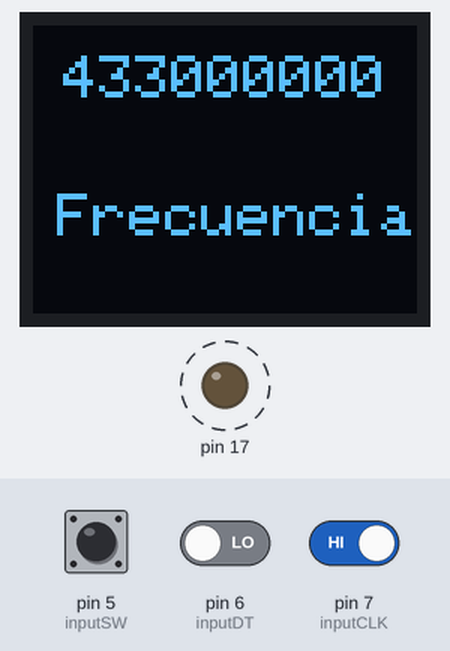
The sketch below on a simulated Arduino Uno, built with avr-gcc and run on an emulated ATmega328P. Parts: 64×48 one-colour display, output pins drawn as LEDs (lit = HIGH). Dashed ring = blinking. Inputs (shaded band) come from the test bench; at power-on: pin 7 (inputCLK) HIGH, pin 5 (inputSW) HIGH, pin 6 (inputDT) LOW. No radio packets arrive unless stated; what the sketch prints to the serial monitor is not drawn.

Above: at 3.2 s.
3.3 s: pin 7 (inputCLK) driven LOW
At 8.57 s:
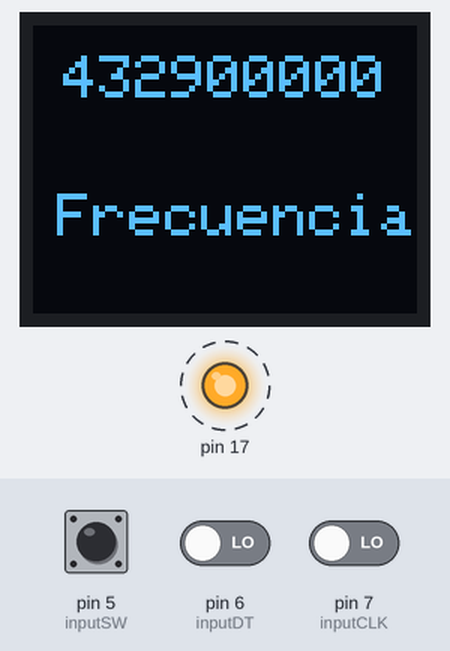
9.6 s: pin 5 (inputSW) pulled LOW for 2.3 s
Timing chart, 0 to 18.9 s (numbered marks = the images above; inputs shaded):
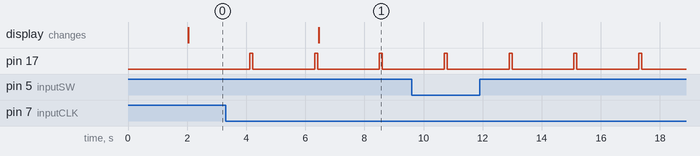

Measured:
- after the input at 3.3 s, the display: changes after 3.2 s (image 1)
- by itself, pin 17: alternates HIGH for 0.10 s and LOW for 2.1 s

The sketch:

Nano_LoRaSender_SX1278_433_All.ino
```cpp
#include <SPI.h>
#include <LoRa.h>
#include <SPI.h>
#include <Wire.h>
#include <Adafruit_GFX.h>
#include <Adafruit_SSD1306.h>

#define inputCLK 7
#define inputDT 6
#define inputSW 5

#define SCREEN_WIDTH 64 // OLED display width, in pixels
#define SCREEN_HEIGHT 48 // OLED display height, in pixels

#define OLED_RESET     -1
#define SCREEN_ADDRESS 0x3C
Adafruit_SSD1306 display(SCREEN_WIDTH, SCREEN_HEIGHT, &Wire, OLED_RESET);

uint32_t frecuencia = 433000000;
uint32_t frecuenciaSW = 0;
int currentStateCLK;
int previousStateCLK;

int counter = 0;

void setup() {
  pinMode(inputCLK,INPUT);
  pinMode(inputDT,INPUT);
  pinMode(inputSW,INPUT_PULLUP);
  pinMode(17,OUTPUT);
  Serial.begin(9600);
  while (!Serial);
  if(!display.begin(SSD1306_SWITCHCAPVCC, SCREEN_ADDRESS)) {
    Serial.println(F("SSD1306 allocation failed"));
    for(;;);
  }
  delay(2000);
  display.clearDisplay();
  previousStateCLK = digitalRead(inputCLK);
}

void loop() {
  digitalWrite(17,LOW);
  display.clearDisplay();
  display.setTextColor(SSD1306_WHITE);
  display.setCursor(5, 5);
  display.setTextSize(1);
  display.println(frecuencia);
  display.setTextColor(SSD1306_WHITE);
  display.setCursor(4, 28);
  display.setTextSize(1);
  display.println("Frecuencia");
  display.display();

  currentStateCLK = digitalRead(inputCLK);
  if(currentStateCLK != previousStateCLK){
    if(digitalRead(inputDT) != currentStateCLK){
      frecuencia += 100000;
    }else{
      frecuencia -=100000;
    }
    Serial.print("Frecuencia: ");
    Serial.println(frecuencia);
  }
  previousStateCLK = currentStateCLK;
  if(digitalRead(inputSW)==LOW){
    frecuenciaSW = frecuencia;
    Serial.print("FrecuenciaSW: ");
    Serial.println(frecuenciaSW);
  }
  sending();
}

void sending(){
  Serial.println("LoRa Sender");
  if (!LoRa.begin(frecuenciaSW)) {
    Serial.println("Starting LoRa failed!");
    while (1);
  }
  Serial.print("Sending packet: ");
  Serial.println(counter);
  // send packet
  LoRa.beginPacket();
  LoRa.print("Hola Mundo");
  LoRa.print(counter);
  LoRa.endPacket();
  counter++;
  delay(2000);
  digitalWrite(17,HIGH);
  delay(100);
}
```
